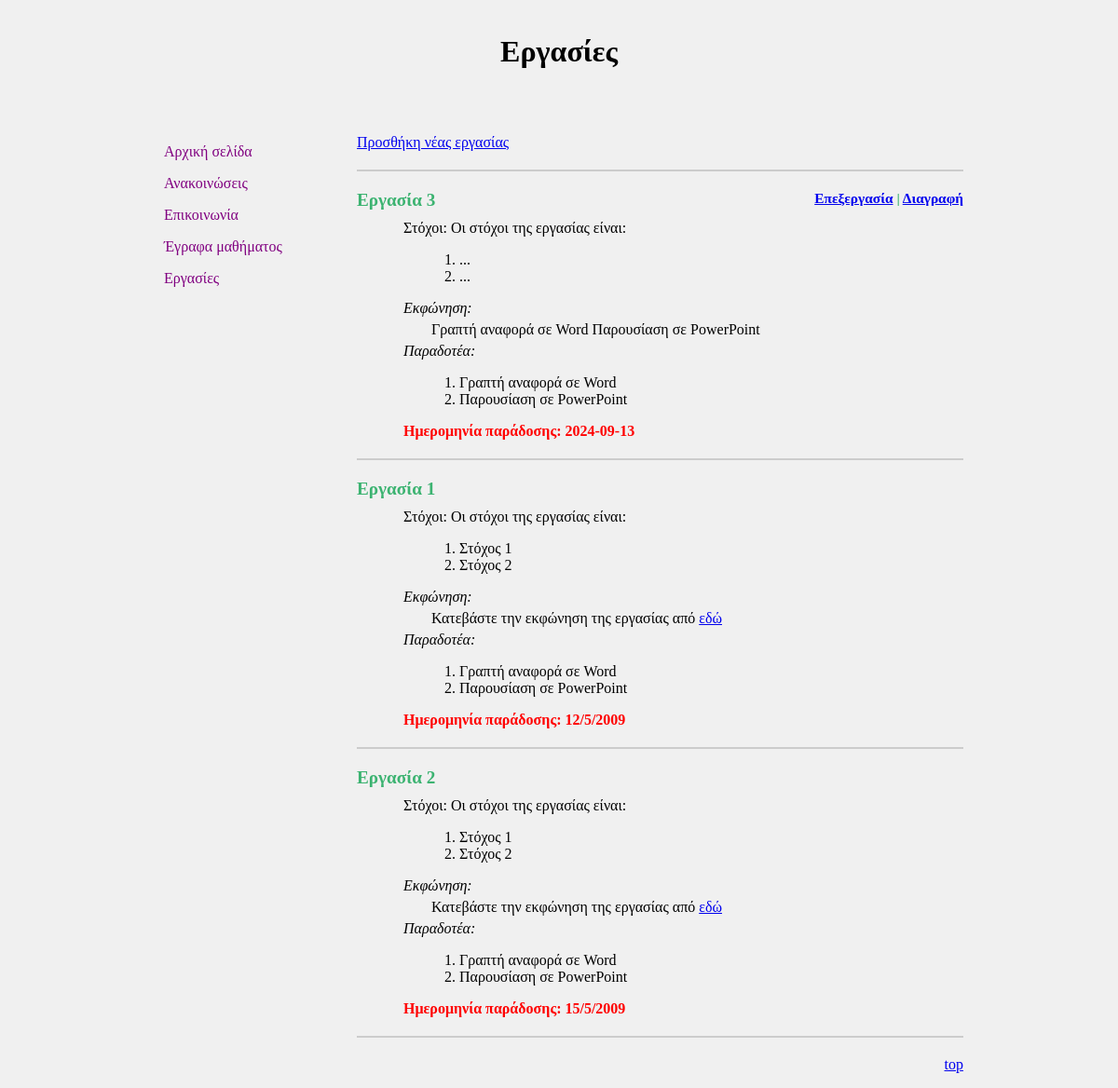
Screenshot of /homework_tutor.php with the database file from the repository.
### tables this page shows
CREATE TABLE `assigments` (
  `id` int(50) NOT NULL,
  `goals` text NOT NULL,
  `file_name` varchar(200) NOT NULL,
  `description` text NOT NULL,
  `due_date` date NOT NULL
);

### homework_tutor.php (the view, shortened to what this page needs)
<?php
$conn = new mysqli("localhost", "root", "", "student3987.sql");
$sql = "SELECT * FROM assigments ORDER BY due_date DESC";
$result = $conn->query($sql);
?>
<!DOCTYPE html>
<html lang="en">
<head>
</head>
<body>
    <div class="container">
        <div id="header">
            <h1>Εργασίες</h1>
        </div>
        <div id="content">
            <div class="column">
                <div>
                    <p><a href="index_tutor.php">Αρχική σελίδα</a></p>
                    <p><a href="announcement_tutor.php">Ανακοινώσεις</a></p>
                    <p><a href="communication_tutor.php">Επικοινωνία</a></p>
                    <p><a href="documents_tutor.php">Έγραφα μαθήματος</a></p>
                    <p><a href="homework_tutor.php">Εργασίες</a></p>
                </div>
            </div>
            <div class="main-column">
                <div>
                    <p><a href="add_homework.php">Προσθήκη νέας εργασίας</a></p>
                    <hr>
                </div>
                <?php
                if ($result->num_rows > 0) {
                    while($row = $result->fetch_assoc()) {
                        echo "<div class='assignment-content'>";
                        echo "<h2 class='assignment-title' style='color: MediumSeaGreen;'>Εργασία " . htmlspecialchars($row['id']);
                        echo "<span class='action-links'>";
                        echo "<a href='edit_homework.php?id=" . $row['id'] . "'>Επεξεργασία</a> | ";
                        echo "<a href='delete_homework.php?id=" . $row['id'] . "' onclick='return confirm(\"Είστε σίγουροι ότι θέλετε να διαγράψετε αυτή την εργασία;\");'>Διαγραφή</a>";
                        echo "</span>";
                        echo "</h2>";
                        echo "<p>Στόχοι: Οι στόχοι της εργασίας είναι:</p>";
                        echo "<ol>";
                        $goals = explode("\n", $row['goals']);
                        foreach ($goals as $goal) {
                            echo "<li>" . htmlspecialchars($goal) . "</li>";
                        }
                        echo "</ol>";
                        echo "<p class='indented-paragraph'><em>Εκφώνηση:</em></p>";
                        echo "<p><span style='display: block; margin-left: 30px;'>" . htmlspecialchars($row['description']) . "</span></p>";
                        echo "<p><em>Παραδοτέα:</em></p>";
                        echo "<ol>";
                        $deliverables = explode("\n", $row['description']);
                        foreach ($deliverables as $deliverable) {
                            echo "<li>" . htmlspecialchars($deliverable) . "</li>";
                        }
                        echo "</ol>";
                        echo "<p class='assignment-deadline'><b>Ημερομηνία παράδοσης:</b> " . htmlspecialchars($row['due_date']) . "</p>";
                        echo "<hr>";
                        echo "</div>";
                    }
                } else {
                    echo "<p>Δεν υπάρχουν νέες εργασίες.</p>";
                }
                ?>
                <div class="assignment-content">
                    <h2 class="assignment-title">Εργασία 1</h2>
                    <p>Στόχοι: Οι στόχοι της εργασίας είναι:</p>
                    <ol>
                        <li>Στόχος 1</li>
                        <li>Στόχος 2</li>
                    </ol>
                    <p class='indented-paragraph'><em>Εκφώνηση:</em></p>
                    <p><span style="display: block; margin-left: 30px;">Κατεβάστε την εκφώνηση της εργασίας από <a href="ergasia1.doc" download>εδώ</a></p>
                    <p><em>Παραδοτέα:</em></p>
                    <ol>
                        <li>Γραπτή αναφορά σε Word</li>
                        <li>Παρουσίαση σε PowerPoint</li>
                    </ol>
                    <p class="assignment-deadline"><b>Ημερομηνία παράδοσης:</b> 12/5/2009</p>
                </div>
                <hr>
                <div class="assignment-content">
                    <h2 class="assignment-title">Εργασία 2</h2>
                    <p>Στόχοι: Οι στόχοι της εργασίας είναι:</p>
                    <ol>
                        <li>Στόχος 1</li>
                        <li>Στόχος 2</li>
                    </ol>
                    <p class='indented-paragraph'><em>Εκφώνηση:</em></p>
                    <p><span style="display: block; margin-left: 30px;">Κατεβάστε την εκφώνηση της εργασίας από <a href="ergasia2.doc" download>εδώ</a></p>
                    <p><em>Παραδοτέα:</em></p>
                    <ol>
                        <li>Γραπτή αναφορά σε Word</li>
                        <li>Παρουσίαση σε PowerPoint</li>
                    </ol>
                    <p class="assignment-deadline"><b>Ημερομηνία παράδοσης:</b> 15/5/2009</p>
                </div>
                <hr>
                <div class="right-align">
                    <a href="homework_tutor.php">top</a>
                </div>
            </div>
        </div>
    </div>
</body>
</html>

### homework_tutor.php (style rules this page uses)
body { font-family: 'Times New Roman', serif; margin: 0; padding: 0; background-color: #f0f0f0; }
.container { width: 75%; margin: auto; }
#header { padding: 1em; text-align: center; }
#content { display: flex; justify-content: space-between; padding: 1em; }
.column { width: 20%; padding: 10px; }
.column a { display: block; margin: 10px 0; text-decoration: none; color: purple; }
.main-column { width: 75%; padding-left: 20px; }
.assignment-title { color: MediumSeaGreen; font-weight: bold; font-size: 1.2em; margin-bottom: 10px; position: relative; }
.action-links { position: absolute; top: 0; right: 0; font-size: 0.8em; }
.assignment-content { margin-bottom: 20px; }
.assignment-content p { margin: 5px 0; text-indent: 50px; }
.assignment-content ol { margin-left: 70px; }
.assignment-deadline { color: red; font-weight: bold; }
hr { border: 1px solid #ccc; margin-top: 20px; margin-bottom: 20px; }
.right-align { text-align: right; margin-top: 20px; }

### rows the page displays
assigments: id "3", goals "...", description "Γραπτή αναφορά σε Word Παρουσίαση σε PowerPoint", description "Γραπτή αναφορά σε Word", description "Παρουσίαση σε PowerPoint", due_date "2024-09-13"
